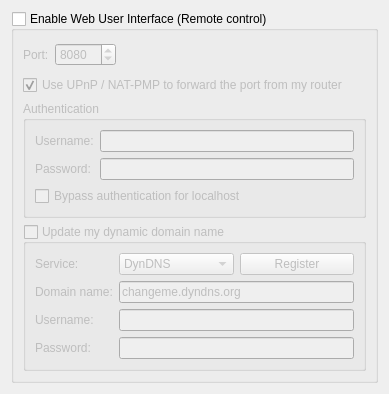
          <widget class="QWidget" name="scrollAreaWidgetContents_7">
           <property name="geometry">
            <rect>
             <x>0</x>
             <y>0</y>
             <width>389</width>
             <height>378</height>
            </rect>
           </property>
           <layout class="QVBoxLayout" name="verticalLayout_23">
            <item>
             <widget class="QGroupBox" name="checkWebUi">
              <property name="title">
               <string>Enable Web User Interface (Remote control)</string>
              </property>
              <property name="checkable">
               <bool>true</bool>
              </property>
              <property name="checked">
               <bool>false</bool>
              </property>
              <layout class="QVBoxLayout" name="verticalLayout_2">
               <item>
                <layout class="QHBoxLayout" name="horizontalLayout_2">
                 <item>
                  <widget class="QLabel" name="lblWebUiPort">
                   <property name="text">
                    <string>Port:</string>
                   </property>
                  </widget>
                 </item>
                 <item>
                  <widget class="QSpinBox" name="spinWebUiPort">
                   <property name="minimum">
                    <number>1</number>
                   </property>
                   <property name="maximum">
                    <number>65535</number>
                   </property>
                   <property name="value">
                    <number>8080</number>
                   </property>
                  </widget>
                 </item>
                 <item>
                  <spacer>
                   <property name="orientation">
                    <enum>Qt::Horizontal</enum>
                   </property>
                   <property name="sizeHint" stdset="0">
                    <size>
                     <width>21</width>
                     <height>29</height>
                    </size>
                   </property>
                  </spacer>
                 </item>
                </layout>
               </item>
               <item>
                <widget class="QCheckBox" name="checkWebUIUPnP">
                 <property name="text">
                  <string>Use UPnP / NAT-PMP to forward the port from my router</string>
                 </property>
                 <property name="checked">
                  <bool>true</bool>
                 </property>
                </widget>
               </item>
               <item>
                <widget class="QGroupBox" name="groupWebUiAuth">
                 <property name="title">
                  <string>Authentication</string>
                 </property>
                 <layout class="QGridLayout" name="gridLayout_10">
                  <item row="0" column="1" rowspan="3">
                   <widget class="QLineEdit" name="textWebUiUsername">
                    <property name="text">
                     <string/>
                    </property>
                    <property name="maxLength">
                     <number>1000</number>
                    </property>
                    <property name="echoMode">
                     <enum>QLineEdit::Normal</enum>
                    </property>
                   </widget>
                  </item>
                  <item row="3" column="1">
                   <widget class="QLineEdit" name="textWebUiPassword">
                    <property name="text">
                     <string/>
                    </property>
                    <property name="maxLength">
                     <number>1000</number>
                    </property>
                    <property name="echoMode">
                     <enum>QLineEdit::Password</enum>
                    </property>
                   </widget>
                  </item>
                  <item row="4" column="0" colspan="2">
                   <widget class="QCheckBox" name="checkBypassLocalAuth">
                    <property name="text">
                     <string>Bypass authentication for localhost</string>
                    </property>
                   </widget>
                  </item>
                  <item row="0" column="0" rowspan="3">
                   <widget class="QLabel" name="lblWebUiUsername">
                    <property name="text">
                     <string>Username:</string>
                    </property>
                   </widget>
                  </item>
                  <item row="3" column="0">
                   <widget class="QLabel" name="lblWebUiPassword">
                    <property name="text">
                     <string>Password:</string>
                    </property>
                   </widget>
                  </item>
                 </layout>
                </widget>
               </item>
               <item>
                <widget class="QGroupBox" name="checkDynDNS">
                 <property name="title">
                  <string>Update my dynamic domain name</string>
                 </property>
                 <property name="checkable">
                  <bool>true</bool>
                 </property>
                 <property name="checked">
                  <bool>false</bool>
                 </property>
                 <layout class="QFormLayout" name="formLayout_5">
                  <item row="0" column="0">
                   <widget class="QLabel" name="label_19">
                    <property name="text">
                     <string>Service:</string>
                    </property>
                   </widget>
                  </item>
                  <item row="0" column="1">
                   <layout class="QHBoxLayout" name="horizontalLayout_3">
                    <item>
                     <widget class="QComboBox" name="comboDNSService">
                      <item>
                       <property name="text">
                        <string>DynDNS</string>
                       </property>
                      </item>
                      <item>
                       <property name="text">
                        <string>No-IP</string>
                       </property>
                      </item>
                     </widget>
                    </item>
                    <item>
                     <widget class="QPushButton" name="registerDNSBtn">
                      <property name="text">
                       <string>Register</string>
                      </property>
                     </widget>
                    </item>
                   </layout>
                  </item>
                  <item row="1" column="0">
                   <widget class="QLabel" name="label_20">
                    <property name="text">
                     <string>Domain name:</string>
                    </property>
                   </widget>
                  </item>
                  <item row="1" column="1">
                   <widget class="QLineEdit" name="domainNameTxt">
                    <property name="text">
                     <string>changeme.dyndns.org</string>
                    </property>
                   </widget>
                  </item>
                  <item row="2" column="0">
                   <widget class="QLabel" name="label_21">
                    <property name="text">
                     <string>Username:</string>
                    </property>
                   </widget>
                  </item>
                  <item row="2" column="1">
                   <widget class="QLineEdit" name="DNSUsernameTxt">
                    <property name="maxLength">
                     <number>50</number>
                    </property>
                   </widget>
                  </item>
                  <item row="3" column="0">
                   <widget class="QLabel" name="label_22">
                    <property name="text">
                     <string>Password:</string>
                    </property>
                   </widget>
                  </item>
                  <item row="3" column="1">
                   <widget class="QLineEdit" name="DNSPasswordTxt">
                    <property name="maxLength">
                     <number>50</number>
                    </property>
                    <property name="echoMode">
                     <enum>QLineEdit::Password</enum>
                    </property>
                   </widget>
                  </item>
                 </layout>
                </widget>
               </item>
              </layout>
             </widget>
            </item>
            <item>
             <spacer name="verticalSpacer">
              <property name="orientation">
               <enum>Qt::Vertical</enum>
              </property>
              <property name="sizeHint" stdset="0">
               <size>
                <width>20</width>
                <height>40</height>
               </size>
              </property>
             </spacer>
            </item>
           </layout>
          </widget>
